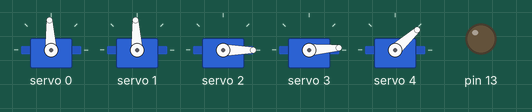
The sketch below on a simulated Arduino Uno, built with avr-gcc and run on an emulated ATmega328P. Shown: 5 × servo, output pins drawn as LEDs (lit = HIGH).

Above: at 2.1 s.
At 6.1 s:
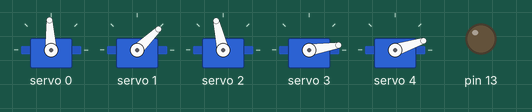
At 12.1 s:
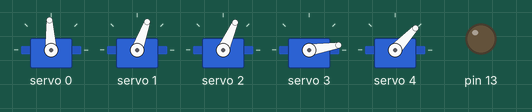
At 18.1 s:
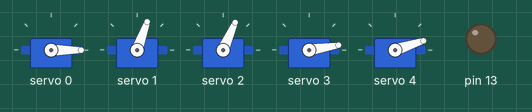
At 28.1 s:
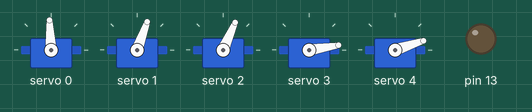
At 38.1 s:
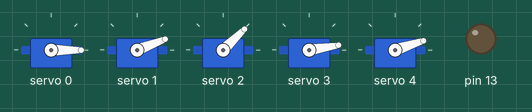
Timing chart, 0 to 40.0 s (numbered marks = the images above):
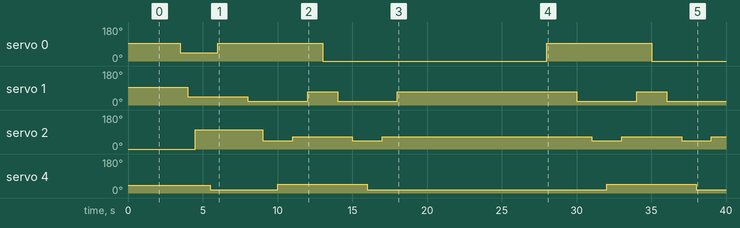

The sketch:

jixiebi.ino
```cpp
/*
全部使用300度舵机
204.8为1MS脉冲宽度
*/

// the setup function runs once when you press reset or power the board
#include <Adafruit_PWMServoDriver.h>
Adafruit_PWMServoDriver servo_pmw;
int j = 0;
String comdata = "";
int numdata[6] = { 0 }, SERVO_PIN[6] = { 0, 1, 2, 3, 4, 5 }, mark = 0;

void setup() {
	pinMode(13, OUTPUT);
	Serial.begin(9600);
	servo_pmw.begin();
	servo_pmw.setPWMFreq(50);
	servo_xiaozun();
	delay(1000);
	servo_dakai();
}

// the loop function runs over and over again until power down or reset
void loop() {
	zhuaqu();
}

//抓取动作
void zhuaqu()
{
	servo_pmw.setPWM(0, 0, 307);
	delay(1000);
	servo_pmw.setPWM(4, 0, 150);
	delay(1000);
	servo_pmw.setPWM(1, 0, 152);
	delay(1000);
	servo_pmw.setPWM(2, 0, 204);
	delay(1000);
	servo_pmw.setPWM(4, 0, 210);
	delay(1000);
	servo_pmw.setPWM(2, 0, 250);
	delay(1000);
	servo_pmw.setPWM(1, 0, 260);
	delay(1000);
	servo_pmw.setPWM(0, 0, 104);
	delay(1000);
	servo_pmw.setPWM(1, 0, 155);
	delay(1000);
	servo_pmw.setPWM(2, 0, 204);
	delay(1000);
	servo_pmw.setPWM(4, 0, 150);
	delay(1000);
	servo_pmw.setPWM(2, 0, 250);
	delay(1000);
	servo_pmw.setPWM(1, 0, 260);
	delay(10000);
}

//底座舵机最大旋转范围
void cs0()
{
	servo_pmw.setPWM(0, 0, 70);
	delay(5000);
	servo_pmw.setPWM(0, 0, 408);
	delay(5000);
}

//摇臂1最大可旋转范围
void cs1()
{
	servo_pmw.setPWM(1, 0, 307);
	delay(5000);
	servo_pmw.setPWM(1, 0, 204);
	delay(5000);
}
//摇臂2最大可旋转范围
void cs2()
{
	servo_pmw.setPWM(2, 0, 320);
	delay(5000);
	servo_pmw.setPWM(2, 0, 130);
	delay(5000);
}

//旋转臂最大可旋转范围
void cs3()
{
	servo_pmw.setPWM(3, 0, 120);
	delay(3000);
	servo_pmw.setPWM(3, 0, 370);
	delay(3000);
}
//夹持最大可张开范围
void cs4()
{
	servo_pmw.setPWM(4, 0, 210);  //关闭
	delay(3000);
	servo_pmw.setPWM(4, 0, 150);  //打开
	delay(3000);
}

//启动缩回机械臂
void servo_xiaozun()
{
	servo_pmw.setPWM(0, 0, 307);
	delay(500);
	servo_pmw.setPWM(1, 0, 307);
	delay(500);
	servo_pmw.setPWM(2, 0, 90);
	delay(500);
	servo_pmw.setPWM(3, 0, 120);
	delay(500);
	servo_pmw.setPWM(4, 0, 200);
	delay(500);
}

//启动伸展机械臂
void servo_dakai()
{
	servo_pmw.setPWM(0, 0, 204);
	delay(500);
	servo_pmw.setPWM(1, 0, 204);
	delay(500);
	servo_pmw.setPWM(2, 0, 330);
	delay(500);
	servo_pmw.setPWM(3, 0, 130);
	delay(500);
	servo_pmw.setPWM(4, 0, 150);
	delay(500);
}

//调试用
void servo_0()
{
	servo_pmw.setPWM(0, 0, 103);
	servo_pmw.setPWM(1, 0, 103);
	servo_pmw.setPWM(2, 0, 103);
	servo_pmw.setPWM(3, 0, 103);
	servo_pmw.setPWM(4, 0, 103);
}

//调试用
void servo_300()
{
	servo_pmw.setPWM(0, 0, 408);
	servo_pmw.setPWM(1, 0, 408);
	servo_pmw.setPWM(2, 0, 408);
	servo_pmw.setPWM(3, 0, 408);
	servo_pmw.setPWM(4, 0, 408);
}


//调试用
void serial_read()
{
	while (Serial.available() > 0)
	{
		comdata += char(Serial.read());
		delay(2);
		mark = 1;
	}

	if (mark == 1)
	{
		Serial.println(comdata);
		Serial.println(comdata.length());
		for (int i = 0; i < comdata.length(); i++)
		{
			if (comdata[i] == ',')
			{
				j++;
			}
			else
			{
				numdata[j] = numdata[j] * 10 + (comdata[i] - '0');
			}
			comdata = String("");
			mark = 0;
		}
		for (int i = 0; i < 6; i++)
		{
			Serial.print(SERVO_PIN[i]);
			Serial.print("---");
			Serial.println(numdata[i]);
			servo_pmw.setPWM(SERVO_PIN[i], 0, numdata[i]);
			numdata[i] = 0;
		}
	}
}
```

Measured:
- by itself, servo 0: 93° → 44° at 3.5 s, → 93° 2.5 s later, → 0° 7.0 s later, → 93° 15.0 s later, … (5 changes in this stretch)
- by itself, servo 1: 93° → 44° at 4.0 s, → 19° 4.0 s later, → 70° 4.0 s later, → 21° 2.0 s later, … (8 changes in this stretch)
- by itself, servo 2: 0° → 103° at 4.5 s, → 44° 4.5 s later, → 66° 2.0 s later, → 44° 4.0 s later, … (9 changes in this stretch)
- by itself, servo 4: goes 18° 4.5 s, 47° 6.0 s, 18° 16.0 s, 47° 6.0 s, then 18°
